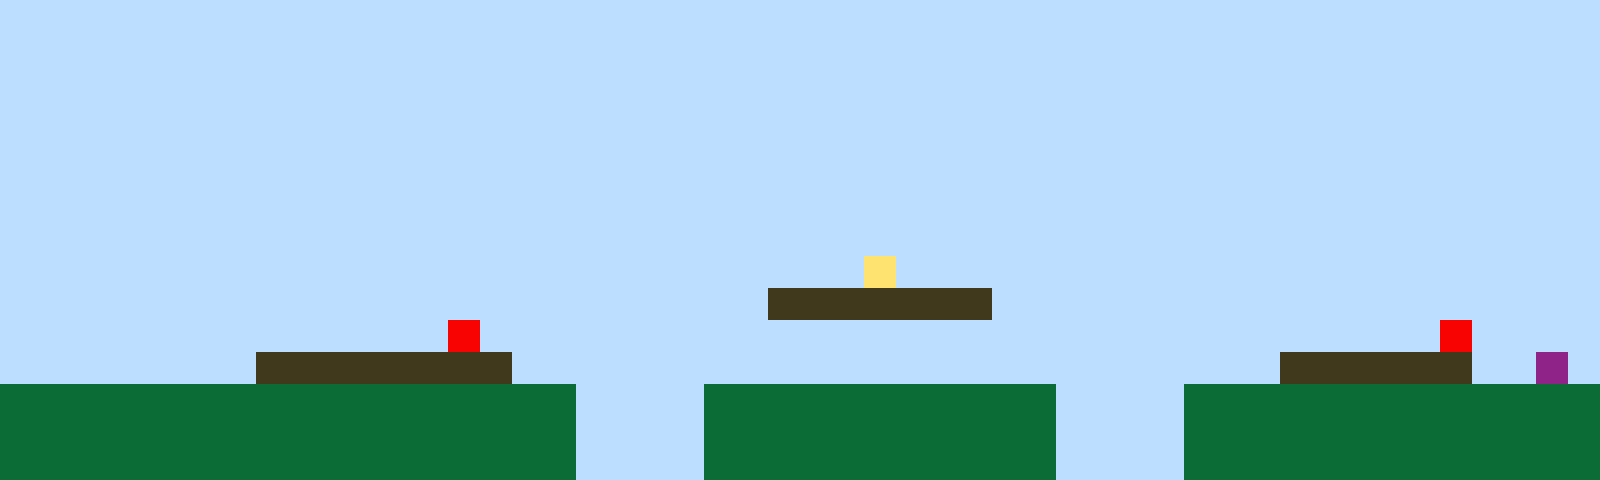

Below is a game level as drawn by its tile map, then a one-line description and the .tmx file that defines it, in full:
An orthogonal 50x15 tile map with 32x32 px tiles, 1 tile layer (Tile Layer 1).

<map version="1.10" tiledversion="1.11.2" orientation="orthogonal" renderorder="right-up" width="50" height="15" tilewidth="32" tileheight="32" infinite="0" nextlayerid="2" nextobjectid="1"><editorsettings><export target="map1.csv" format="csv" /></editorsettings><tileset firstgid="1" name="sprites" tilewidth="32" tileheight="32" tilecount="6" columns="3"><image source="sprites.png" width="96" height="64" /></tileset><layer id="1" name="Tile Layer 1" width="50" height="15"><data encoding="csv">1,1,1,1,1,1,1,1,1,1,1,1,1,1,1,1,1,1,1,1,1,1,1,1,1,1,1,1,1,1,1,1,1,1,1,1,1,1,1,1,1,1,1,1,1,1,1,1,1,1,1,1,1,1,1,1,1,1,1,1,1,1,1,1,1,1,1,1,1,1,1,1,1,1,1,1,1,1,1,1,1,1,1,1,1,1,1,1,1,1,1,1,1,1,1,1,1,1,1,1,1,1,1,1,1,1,1,1,1,1,1,1,1,1,1,1,1,1,1,1,1,1,1,1,1,1,1,1,1,1,1,1,1,1,1,1,1,1,1,1,1,1,1,1,1,1,1,1,1,1,1,1,1,1,1,1,1,1,1,1,1,1,1,1,1,1,1,1,1,1,1,1,1,1,1,1,1,1,1,1,1,1,1,1,1,1,1,1,1,1,1,1,1,1,1,1,1,1,1,1,1,1,1,1,1,1,1,1,1,1,1,1,1,1,1,1,1,1,1,1,1,1,1,1,1,1,1,1,1,1,1,1,1,1,1,1,1,1,1,1,1,1,1,1,1,1,1,1,1,1,1,1,1,1,1,1,1,1,1,1,1,1,1,1,1,1,1,1,1,1,1,1,1,1,1,1,1,1,1,1,1,1,1,1,1,1,1,1,1,1,1,1,1,1,1,1,1,1,1,1,1,1,1,1,1,1,1,1,1,1,1,1,1,1,1,1,1,1,1,1,1,1,1,1,1,1,1,1,1,1,1,1,1,1,1,1,1,1,1,1,1,1,1,1,1,1,1,1,1,1,1,1,1,1,1,1,1,1,1,1,1,1,1,1,1,1,1,1,1,1,1,1,1,1,1,1,1,1,1,1,1,1,1,1,1,1,1,1,1,1,1,1,1,1,1,1,1,1,1,1,1,1,1,1,1,1,1,1,1,1,1,1,1,1,1,1,1,1,1,1,1,1,1,1,1,1,1,4,1,1,1,1,1,1,1,1,1,1,1,1,1,1,1,1,1,1,1,1,1,1,1,1,1,1,1,1,1,1,1,1,1,1,1,1,1,1,1,1,1,1,1,1,1,1,3,3,3,3,3,3,3,1,1,1,1,1,1,1,1,1,1,1,1,1,1,1,1,1,1,1,1,1,1,1,1,1,1,1,1,1,1,1,1,1,5,1,1,1,1,1,1,1,1,1,1,1,1,1,1,1,1,1,1,1,1,1,1,1,1,1,1,1,1,1,1,5,1,1,1,1,1,1,1,1,1,1,1,1,3,3,3,3,3,3,3,3,1,1,1,1,1,1,1,1,1,1,1,1,1,1,1,1,1,1,1,1,1,1,1,1,3,3,3,3,3,3,1,1,6,1,2,2,2,2,2,2,2,2,2,2,2,2,2,2,2,2,2,2,1,1,1,1,2,2,2,2,2,2,2,2,2,2,2,1,1,1,1,2,2,2,2,2,2,2,2,2,2,2,2,2,2,2,2,2,2,2,2,2,2,2,2,2,2,2,2,2,2,2,1,1,1,1,2,2,2,2,2,2,2,2,2,2,2,1,1,1,1,2,2,2,2,2,2,2,2,2,2,2,2,2,2,2,2,2,2,2,2,2,2,2,2,2,2,2,2,2,2,2,1,1,1,1,2,2,2,2,2,2,2,2,2,2,2,1,1,1,1,2,2,2,2,2,2,2,2,2,2,2,2,2</data></layer></map>
